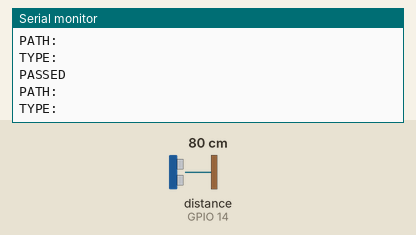
A sketch run on a simulated ESP8266 (NodeMCU). Parts: the last lines printed to the serial monitor. Wiring (inferred from the names in the program): ultrasonic range finder: trigger GPIO 12; echo GPIO 14. The test bench sets the inputs (shaded band); at power-on: distance to the obstacle (sensor on GPIO 14) 80 cm. The echo pulse lasts 58.3 µs per cm; WiFi joins after 1.5 s; servers stay silent unless stated.

Above: at 2.7 s.
2.8 s: distance to the obstacle (sensor on GPIO 14) set to 2 cm
At 3.6 s:
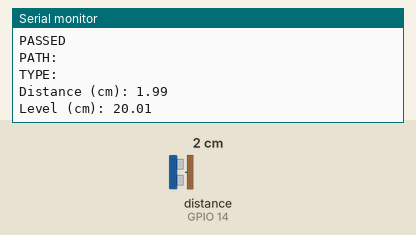
4.3 s: distance to the obstacle (sensor on GPIO 14) set to 4 cm
At 5.6 s:
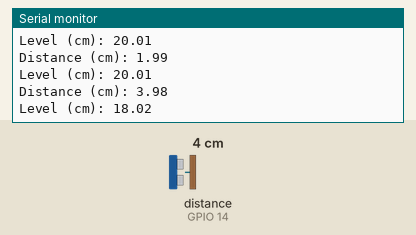
Timing chart, 0 to 7.3 s (numbered marks = the images above; inputs shaded):
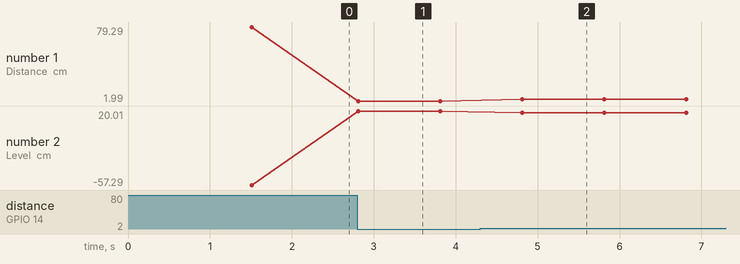

The sketch:

sketch_apr13a.ino
```cpp
#include <Arduino.h>
#if defined(ESP32)
  #include <WiFi.h>
#elif defined(ESP8266)
  #include <ESP8266WiFi.h>
#endif
#include <Firebase_ESP_Client.h>

//Provide the token generation process info.
#include "addons/TokenHelper.h"
//Provide the RTDB payload printing info and other helper functions.
#include "addons/RTDBHelper.h"

// Insert your network credentials
#define WIFI_SSID "738 Home"
#define WIFI_PASSWORD "McubeN10"

// Insert Firebase project API Key
#define API_KEY "AIzaSyA1waCDpJvULtnSv_UlZd9u9CK4onVHMDg"

// Insert RTDB URLefine the RTDB URL */
#define DATABASE_URL "https://trash-b0f83-default-rtdb.firebaseio.com/"

//Define Firebase Data object
FirebaseData fbdo;

FirebaseAuth auth;
FirebaseConfig config;

unsigned long sendDataPrevMillis = 0;
int count = 0;
bool signupOK = false;


const int trigPin = 12;
const int echoPin = 14;

//define sound velocity in cm/uS
#define SOUND_VELOCITY 0.034
#define CM_TO_INCH 0.393701

long duration;
float distanceCm;
float distanceInch;

void setup() {
  Serial.begin(115200); // Starts the serial communication
  pinMode(trigPin, OUTPUT); // Sets the trigPin as an Output
  pinMode(echoPin, INPUT); // Sets the echoPin as an Input

  WiFi.begin(WIFI_SSID, WIFI_PASSWORD);
  Serial.print("Connecting to Wi-Fi");
  while (WiFi.status() != WL_CONNECTED){
    Serial.print(".");
    delay(300);
  }
  Serial.println();
  Serial.print("Connected with IP: ");
  Serial.println(WiFi.localIP());
  Serial.println();

  /* Assign the api key (required) */
  config.api_key = API_KEY;

  /* Assign the RTDB URL (required) */
  config.database_url = DATABASE_URL;

  /* Sign up */
  if (Firebase.signUp(&config, &auth, "", "")){
    Serial.println("ok");
    signupOK = true;
  }
  else{
    Serial.printf("%s\n", config.signer.signupError.message.c_str());
  }

  /* Assign the callback function for the long running token generation task */
  config.token_status_callback = tokenStatusCallback; //see addons/TokenHelper.h

  Firebase.begin(&config, &auth);
  Firebase.reconnectWiFi(true);
}


void loop() {
  // Clears the trigPin
  digitalWrite(trigPin, LOW);
  delayMicroseconds(2);
  // Sets the trigPin on HIGH state for 10 micro seconds
  digitalWrite(trigPin, HIGH);
  delayMicroseconds(10);
  digitalWrite(trigPin, LOW);

  // Reads the echoPin, returns the sound wave travel time in microseconds
  duration = pulseIn(echoPin, HIGH);

  // Calculate the distance
  distanceCm = duration * SOUND_VELOCITY/2;

  // Convert to inches
  distanceInch = distanceCm * CM_TO_INCH;
  float depth = 22;
  float level = depth - distanceCm;
  // Prints the distance on the Serial Monitor
  Serial.print("Distance (cm): ");
  Serial.println(distanceCm);
  Serial.print("Level (cm): ");
  Serial.println(level);
  float levelP = (level/depth)*100;

   if (Firebase.ready() && signupOK && (millis() - sendDataPrevMillis > 15000 || sendDataPrevMillis == 0)){
    sendDataPrevMillis = millis();
    // Write an Int number on the database path test/int


    // Write an Float number on the database path test/float
    if (Firebase.RTDB.setFloat(&fbdo, "trash/t1/level",levelP)){
      Serial.println("PASSED");
      Serial.println("PATH: " + fbdo.dataPath());
      Serial.println("TYPE: " + fbdo.dataType());
    }
    else {
      Serial.println("FAILED");
      Serial.println("REASON: " + fbdo.errorReason());
    }

const char* loc = "https://www.google.com/maps/search/?api=1&query=37.951370,-91.754237";
    if (Firebase.RTDB.setString(&fbdo, "trash/t1/loc",loc )){
      Serial.println("PASSED");
      Serial.println("PATH: " + fbdo.dataPath());
      Serial.println("TYPE: " + fbdo.dataType());
    }
    else {
      Serial.println("FAILED");
      Serial.println("REASON: " + fbdo.errorReason());
    }
  }

  delay(1000);
}
```

Measured:
- after the input at 2.8 s, the serial monitor: prints a new line at once (image 1)
- after the input at 4.3 s, the serial monitor: prints a new line after 0.51 s (image 2)
- plotted number 1: 79.29 → 1.99 after the input at 2.8 s, 1.99 → 3.98 after the input at 4.3 s
- plotted number 2: -57.29 → 20.01 after the input at 2.8 s, 20.01 → 18.02 after the input at 4.3 s
